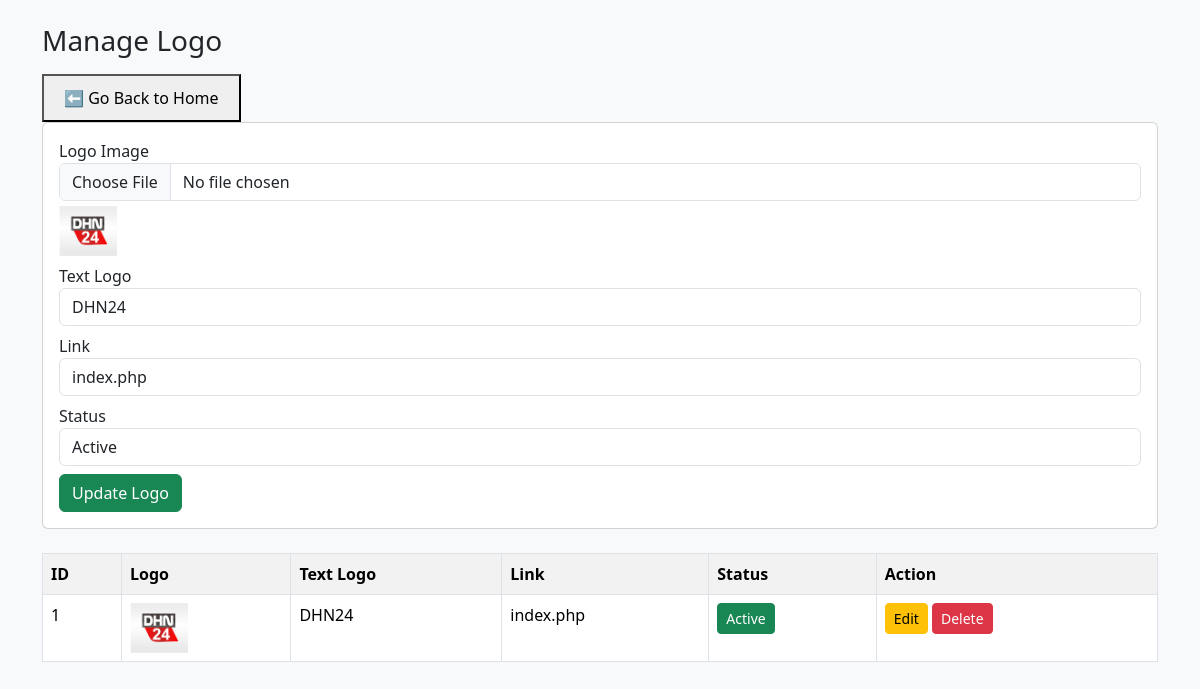
The page /manage_logo.php?edit=1 on the database its author committed.
### tables this page shows
CREATE TABLE `logo` (
  `id` int(11) NOT NULL,
  `logo` varchar(255) NOT NULL,
  `text_logo` varchar(100) DEFAULT NULL,
  `link` varchar(255) NOT NULL,
  `status` tinyint(1) DEFAULT 1
);

### manage_logo.php (the view, shortened to what this page needs)
<?php
include 'conn.php';
$editData = [];
if (isset($_GET['edit'])) {
    $id = $_GET['edit'];
    $editData = mysqli_fetch_assoc(mysqli_query($conn, "SELECT * FROM logo WHERE id='$id'"));
}
$result = mysqli_query($conn, "SELECT * FROM logo ORDER BY id DESC");
?>
<!DOCTYPE html>
<html>
<head>
    <link href="https://cdn.jsdelivr.net/npm/bootstrap@5.3.2/dist/css/bootstrap.min.css" rel="stylesheet">
</head>
<body class="bg-light">
<div class="container mt-4">
    <h3 class="mb-3">Manage Logo</h3>
    <a href="admin_dashboard.php">
    <button type="button" style="padding:10px 20px; cursor:pointer;">
        ⬅ Go Back to Home
    </button>
</a>
    <div class="card p-3 mb-4">
        <form method="post" enctype="multipart/form-data">
            <div class="mb-2">
                <label>Logo Image</label>
                <input type="file" name="logo" class="form-control">
                <?php if(!empty($editData['logo'])): ?>
                    <img src="<?= $editData['logo'] ?>" style="height:50px;margin-top:5px;">
                <?php endif; ?>
            </div>
            <div class="mb-2">
                <label>Text Logo</label>
                <input type="text" name="text_logo" class="form-control" value="<?= $editData['text_logo'] ?? '' ?>">
            </div>
            <div class="mb-2">
                <label>Link</label>
                <input type="text" name="link" class="form-control" value="<?= $editData['link'] ?? '#' ?>">
            </div>
            <div class="mb-2">
                <label>Status</label>
                <select name="status" class="form-control">
                    <option value="1" <?= (isset($editData['status']) && $editData['status']==1)?'selected':'' ?>>Active</option>
                </select>
            </div>
            <button name="save" class="btn btn-success"><?= isset($editData['id']) ? 'Update Logo' : 'Add Logo' ?></button>
        </form>
    </div>
    <table class="table table-bordered table-striped">
        <tr>
            <th>ID</th>
            <th>Logo</th>
            <th>Text Logo</th>
            <th>Link</th>
            <th>Status</th>
            <th>Action</th>
        </tr>
        <?php while($row = mysqli_fetch_assoc($result)) { ?>
        <tr>
            <td><?= $row['id'] ?></td>
            <td>
                <?php if(!empty($row['logo'])): ?>
                    <img src="<?= $row['logo'] ?>" style="height:50px;">
                <?php endif; ?>
            </td>
            <td><?= $row['text_logo'] ?></td>
            <td><?= $row['link'] ?></td>
            <td>
                <a href="?status=<?= $row['status']==1 ? 0 : 1 ?>&id=<?= $row['id'] ?>" class="btn btn-sm <?= $row['status']==1 ? 'btn-success' : 'btn-secondary' ?>">
                    <?= $row['status']==1 ? 'Active' : 'Inactive' ?>
                </a>
            </td>
            <td>
                <a href="?edit=<?= $row['id'] ?>" class="btn btn-sm btn-warning">Edit</a>
                <a href="?delete=<?= $row['id'] ?>" class="btn btn-sm btn-danger" onclick="return confirm('Are you sure?')">Delete</a>
            </td>
        </tr>
        <?php } ?>
    </table>
</div>
</body>
</html>

### rows shown on the page
logo: logo (picture), text_logo "DHN24", link "index.php", status "Active", id "1"
